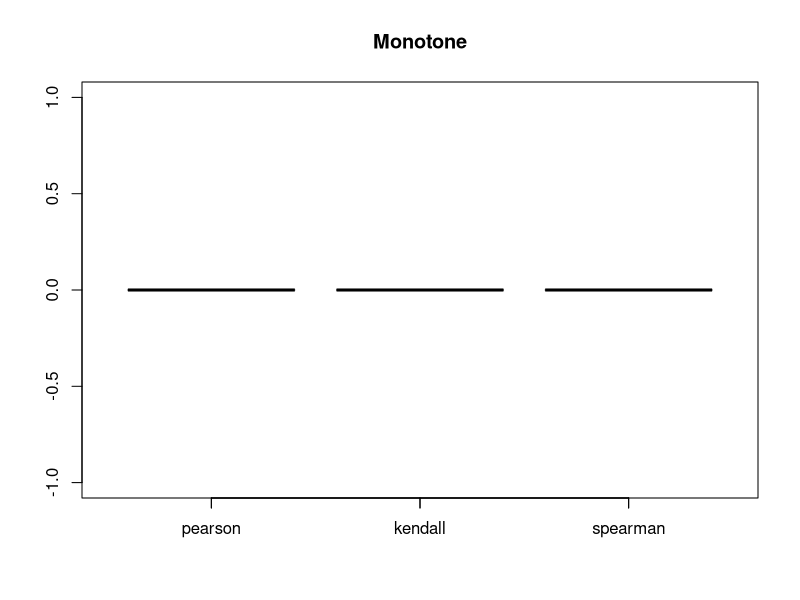

Write R code to recreate this figure. (Note: this script raises an error after producing the figure.)
library('plyr')

# TASK 2
calls <- c(1, 1, 7, 16, 8, 8, 11, 7, 5, 45, 13, 0, 36, 15, 4, 15, 7, 39, 6, 91, 28, 7, 0, 2,
           9, 2, 6, 1, 4, 83, 2, 3, 5, 34, 1, 1, 2, 0, 11, 79, 2, 2, 4, 1, 3, 0, 2, 2, 17, 55, 8,
           9, 20, 23, 16, 3, 5, 5, 4, 84, 1, 20, 1, 1, 20, 0, 19, 17, 5, 66, 0, 2, 5, 1, 26,
           14, 1, 0, 9, 88, 4, 11, 4, 2, 1, 32, 21, 2, 15, 76, 44, 8, 16, 12, 1, 9)

lambda_ml <- mean(calls)

b <- c(0, 2, 5, 9, 20)

expected_prob <- array(data=0.0, dim=5)
observed <- array(data=0, dim=5)

for (i in 1:4) {
  for (j in b[i]:(b[i+1] - 1)) {
    ind <- which(count(calls)[1] == j)
    if (length(ind) > 0) { 
      observed[i] = observed[i] + count(calls)[ind[1], 2] # observed
    }
    expected_prob[i] = expected_prob[i] + dpois(x=j, lambda=lambda_ml) # probs
  }
}

expected_prob[5] = 1.0 - sum(expected_prob[1:4]) # probs
observed[5] = length(calls) - sum(observed[1:4]) # observed


chisq.test(observed, p=expected_prob)

#As p-value < 0.05 we conclude that there is real evidence to suggest 
# the data DO NOT follow a Poisson distribution
# (In case of Poisson distribution the probability to get our data is p-value)

#-------
  
# TASK 3

qnt <- c(1, 86, 111)
observed <- c(6, 70, 14)


# i
prob_1 <- function(lambda) {
  prob <- 0
  for (i in qnt[1]:(qnt[2] - 1)) {
    prob = prob + dpois(i, lambda)   
  }
  return(prob)
}

prob_2 <- function(lambda) {
  prob <- 0
  for (i in qnt[2]:(qnt[3] - 1)) {
    prob = prob + dpois(i, lambda)   
  }
  return(prob)
}

prob_3 <- function(lambda) {
  prob <- 1 - prob_1(lambda) - prob_2(lambda) 
  return(prob)
}

stat <- function(lambda) {
  res = (observed[1] - sum(observed)*prob_1(lambda))^2/(sum(observed)*prob_1(lambda))
  res = res + (observed[2] - sum(observed)*prob_2(lambda))^2/(sum(observed)*prob_2(lambda))
  res = res + (observed[3] - sum(observed)*prob_3(lambda))^2/(sum(observed)*prob_3(lambda))
  return(res)
}

hat_lambda = optimize(stat, interval = c(0, 500))$minimum

# ii

expected_prob <- c(prob_1(hat_lambda), prob_2(hat_lambda), prob_3(hat_lambda))

chisq.test(observed, p=expected_prob)

K <- 3
dim <- 1

pchisq(chisq.test(observed, p=expected_prob)$statistic, df=(K-dim-1), lower.tail=FALSE)

# As p-value > 0.05 we conclude that there is NO real evidence to suggest 
# the data DO NOT follow a Poisson distribution
# (In case of Poisson distribution the probability to get our data is p-value)


#-------

# TASK 4

random_sample <- c(0, 1, 1, 4, 5, 8, 4, 9, 5, 1, 5, 5, 9, 6, 7, 2, 6, 2, 5, 4)

# i contingency table (sub_array and sub_set is independent)
sub_array <- c(1, 6, 11, 16, 21) 
sub_set <- c(0, 5, 10)

observed <- matrix(NA, ncol=4, nrow=2)

sub_set[2]:(sub_set[2+1]-1)

for (i in 1:4) {
  for (j in 1:2) {
    observed[j,i] = length(
      which(random_sample[sub_array[i]:(sub_array[i+1]-1)] %in% sub_set[j]:(sub_set[j+1]-1))
      )
  }
}

chisq.test(observed)
chisq.test(observed)$expected # is not what is really expected

xi_square <- sum((observed - 2.5)^2/2.5)

pchisq(xi_square, df=3, lower.tail=FALSE)

# As p-value > 0.05 we conclude that there is NO real evidence to suggest 
# the subarray and subset IS NOT independent
# (In case of independent subarray and subset the probability to get our data is p-value)


# ii intervals
b <- c(0, 3, 7)

expected_prob <- array(data=0.0, dim=3)
observed <- array(data=0, dim=3)

for (i in 1:2) {
  for (j in b[i]:(b[i+1] - 1)) {
    ind <- which(count(random_sample)[1] == j)
    if (length(ind) > 0) { 
      observed[i] = observed[i] + count(random_sample)[ind[1], 2] # observed
    }
    expected_prob[i] = expected_prob[i] + 0.1 # probs
  }
}

expected_prob[3] = 1.0 - sum(expected_prob[1:2]) # probs
observed[3] = length(random_sample) - sum(observed[1:2]) # observed


chisq.test(observed, p=expected_prob)

# As p-value > 0.05 we conclude that there is NO real evidence to suggest 
# the data IS NOT random
# (In case of random generator the probability to get our data is p-value)

#-------

# TASK 6

f_monotone <- function(x) {
  res <- sin(pi * x / 2)
  return(res)
}

f_monotone_error <- function(x) {
  res <- sin(pi * x / 2) + rnorm(1, 0, 0.2)
  return(res)
}

f_unmonotone_error <- function(x) {
  res <- sin(pi * x) + rnorm(1, 0, 0.2)
  return(res)
}

cor_val <- array(NA, dim = c(3,3,20))
cor_test_pval <- array(NA, dim = c(3,3,20))

methods <- c("pearson", "kendall", "spearman")

for (i in 1:3) {
  for (k in 1:20) {
    x <- runif(1000, min = 0, max = 1)
    y <- sapply(x, f_monotone)
    cor_val[1, i, k] = cor(x, y, method=methods[i])[1]
    cor_test_pval[1, i, k] = cor.test(x, y, method=methods[i])$p.value
  }
  for (k in 1:20) {
    x <- runif(1000, min = 0, max = 1)
    y <- sapply(x, f_monotone_error)
    cor_val[2, i, k] = cor(x, y, method=methods[i])
    cor_test_pval[1, 2, k] = cor.test(x, y, method=methods[i])$p.value
  }
  for (k in 1:20) {
    x <- runif(1000, min = 0, max = 1)
    y <- sapply(x, f_unmonotone_error)
    cor_val[3, i, k] = cor(x, y, method=methods[i])
    cor_test_pval[3, i, k] = cor.test(x, y, method=methods[i])$p.value
  }
}

boxplot(cor_test_pval[1, 1, ], cor_test_pval[1, 2, ], cor_test_pval[1, 3, ],
        main = "Monotone")
axis(side=1,at=1:3,label=c("pearson", "kendall", "spearman"))
# Since this value is less than .05,
# we do not have sufficient evidence to say that
# there is no correlation between two variables

boxplot(cor_test_pval[2, 1, ], cor_test_pval[2, 2, ], cor_test_pval[2, 3, ],
        main = "Monotone with error")
axis(side=1,at=1:3,label=c("pearson", "kendall", "spearman"))
# For pearson and kendall cor tests
# we do not have sufficient evidence to say that
# there is no correlation between two variables
# For spearman cor test
# we have sufficient evidence to say that
# there is no correlation between two variables

boxplot(cor_test_pval[3, 1, ], cor_test_pval[3, 2, ], cor_test_pval[3, 3, ],
        main = "Unmonotone with error")
axis(side=1,at=1:3,label=c("pearson", "kendall", "spearman"))
# For all cor tests
# we have sufficient evidence to say that
# there is no correlation between two variables

